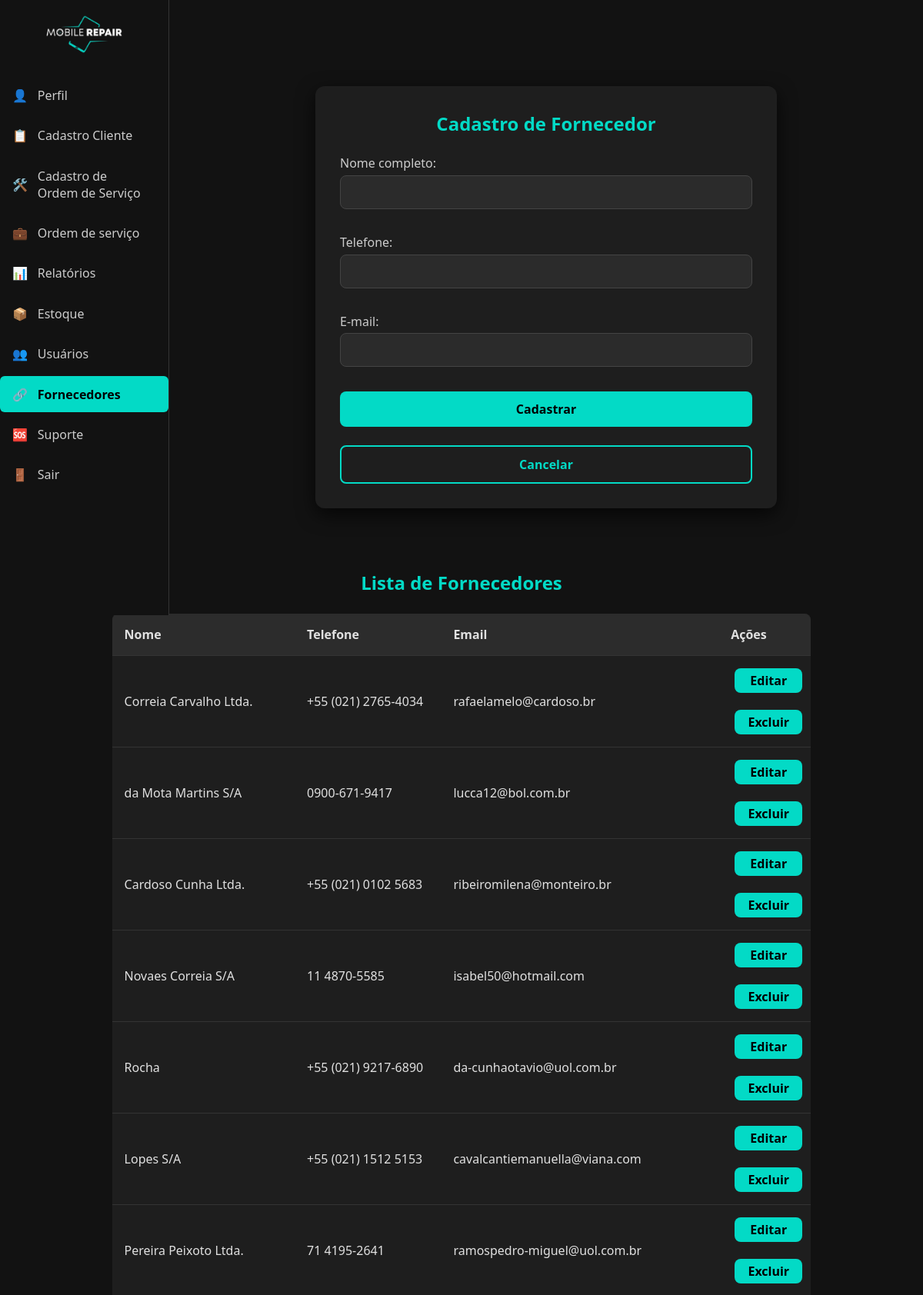
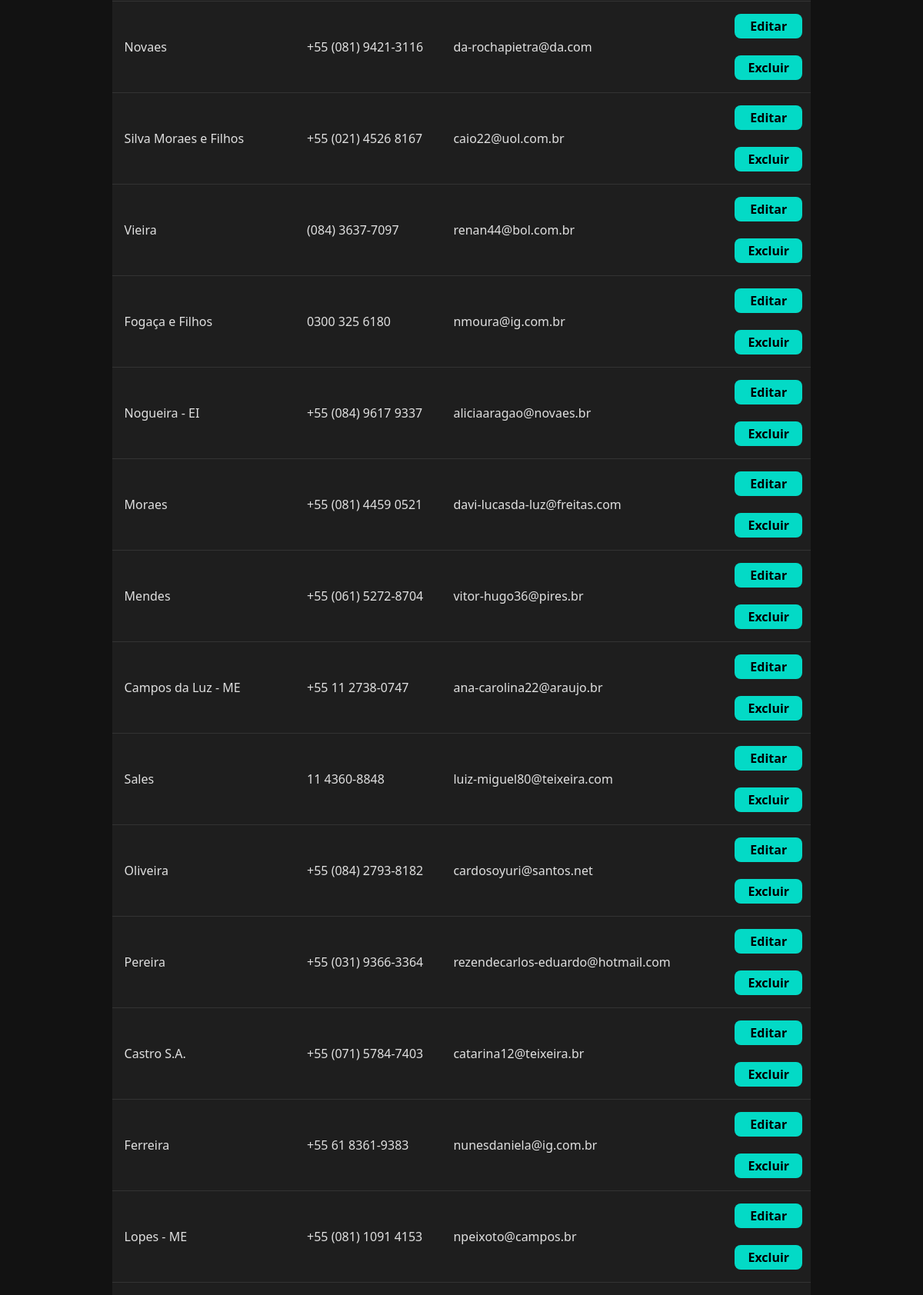
The app's page /fornecedor.php (signed in, upper part) with its own data (2 pictures, top to bottom).
### tables this page shows
CREATE TABLE `fornecedor` (
  `id_fornecedor` int(11) NOT NULL,
  `nome_fornecedor` varchar(100) DEFAULT NULL,
  `telefone` varchar(20) DEFAULT NULL,
  `email` varchar(100) DEFAULT NULL
);

### fornecedor.php (the view, shortened to what this page needs)
<?php
require_once 'conexao.php';
$menus = [
    'Gerente' => [
        ['href' => 'dashboard.php', 'icon' => '👤', 'text' => 'Perfil'],
        ['href' => 'cadastro-cliente.php', 'icon' => '📋', 'text' => 'Cadastro Cliente'],
        ['href' => 'cadastro-ordem_serv.php', 'icon' => '🛠️', 'text' => 'Cadastro de<br>Ordem de Serviço'],
        ['href' => 'ordem_serv.php', 'icon' => '💼', 'text' => 'Ordem de serviço'],
        ['href' => 'relatorio.php', 'icon' => '📊', 'text' => 'Relatórios'],
        ['href' => 'estoque.php', 'icon' => '📦', 'text' => 'Estoque'],
        ['href' => 'usuarios.php', 'icon' => '👥', 'text' => 'Usuários'],
        ['href' => 'fornecedor.php', 'icon' => '🔗', 'text' => 'Fornecedores'],
        ['href' => 'suporte.php', 'icon' => '🆘', 'text' => 'Suporte'],
        ['href' => 'logout.php', 'icon' => '🚪', 'text' => 'Sair']
    ],
    'Atendente' => [
        ['href' => 'dashboard.php', 'icon' => '👤', 'text' => 'Perfil'],
        ['href' => 'cadastro-cliente.php', 'icon' => '📋', 'text' => 'Cadastro Cliente'],
        ['href' => 'cadastro-ordem_serv.php', 'icon' => '🛠️', 'text' => 'Cadastro de<br>Ordem de Serviço'],
        ['href' => 'ordem_serv.php', 'icon' => '💼', 'text' => 'Ordem de serviço'],
        ['href' => 'estoque.php', 'icon' => '📦', 'text' => 'Estoque'],
        ['href' => 'fornecedor.php', 'icon' => '🔗', 'text' => 'Fornecedores'],
        ['href' => 'suporte.php', 'icon' => '🆘', 'text' => 'Suporte'],
        ['href' => 'logout.php', 'icon' => '🚪', 'text' => 'Sair']
    ],
    'Tecnico' => [
        ['href' => 'dashboard.php', 'icon' => '👤', 'text' => 'Perfil'],
        ['href' => 'ordem_serv.php', 'icon' => '💼', 'text' => 'Ordem de serviço'],
        ['href' => 'suporte.php', 'icon' => '🆘', 'text' => 'Suporte'],
        ['href' => 'logout.php', 'icon' => '🚪', 'text' => 'Sair']
    ],
];
$menuItems = isset($_SESSION['cargo']) && isset($menus[$_SESSION['cargo']]) ? $menus[$_SESSION['cargo']] : [];
$sql = "SELECT id_fornecedor, nome_fornecedor, telefone, email FROM fornecedor";
$stmt = $pdo->prepare($sql);
$stmt->execute();
$fornecedores = $stmt->fetchAll(PDO::FETCH_ASSOC);
?>
<!DOCTYPE html>
<html lang="pt-br">
<head>
  <link rel="stylesheet" href="css/fornecedor.css" />
  <link rel="stylesheet" href="css/sidebar.css" />
  <link rel="stylesheet" href="css/form.css" />
</head>
<body>
  <nav class="sidebar">
    <div class="logo">
      <img src="img/logo.png" alt="Logo do sistema">
    </div>
    <ul class="menu">
      <?php foreach ($menuItems as $item): ?>
        <li><a href="<?php echo $item['href']; ?>"><?php echo $item['icon']; ?> <span><?php echo $item['text']; ?></span></a></li>
      <?php endforeach; ?>
    </ul>
  </nav>
  <main class="content">
    <div class="form-container">
      <h2>Cadastro de Fornecedor</h2>
      <form action="fornecedor.php" method="POST">
        <label for="nome_fornecedor">Nome completo:</label>
        <input type="text" id="nome_fornecedor" name="nome_fornecedor" required />
        <label for="telefone">Telefone:</label>
        <input type="tel" id="telefone" name="telefone" required />
        <label for="email">E-mail:</label>
        <input type="email" id="email" name="email" required />
        <div class="form-buttons">
          <button type="submit">Cadastrar</button>
          <button type="button" id="cancelar">Cancelar</button>
        </div>
      </form>
    </div>
  </main>
  <h2>Lista de Fornecedores</h2>
  <div class="tabela-fornecedor">
    <table class="fornecedor-table">
      <thead>
        <tr>
          <th>Nome</th>
          <th>Telefone</th>
          <th>Email</th>
          <th>Ações</th>
        </tr>
      </thead>
      <tbody>
        <?php if (count($fornecedores) > 0): ?>
          <?php foreach ($fornecedores as $fornecedor): ?>
            <tr>
              <td><?php echo htmlspecialchars($fornecedor['nome_fornecedor']); ?></td>
              <td><?php echo htmlspecialchars($fornecedor['telefone']); ?></td>
              <td><?php echo htmlspecialchars($fornecedor['email']); ?></td>
              <td class="action-buttons">
                <button onclick="openEditModal(<?php echo $fornecedor['id_fornecedor']; ?>, '<?php echo htmlspecialchars($fornecedor['nome_fornecedor']); ?>', '<?php echo htmlspecialchars($fornecedor['telefone']); ?>', '<?php echo htmlspecialchars($fornecedor['email']); ?>')">Editar</button>
                <br><br>
                <form action="fornecedor.php" method="POST" style="display:inline;">
                  <button type="submit" onclick="return confirm('Tem certeza que deseja excluir este fornecedor?')">Excluir</button>
                </form>
              </td>
            </tr>
          <?php endforeach; ?>
        <?php else: ?>
          <tr>
            <td colspan="4">Nenhum fornecedor cadastrado.</td>
          </tr>
        <?php endif; ?>
      </tbody>
    </table>
  </div>
</body>
</html>

### css/fornecedor.css (style rules this page uses)
body { background-color: #121212; color: #e0e0e0; font-family: 'Segoe UI', sans-serif; padding: 2rem; }
.form-container { max-width: 600px; margin: 0 auto; background-color: #1e1e1e; padding: 2rem; border-radius: 12px; box-shadow: 0 0 10px rgba(0,0,0,0.5); }
h2 { text-align: center; color: #03dac6; margin-bottom: 1.5rem; }
label { display: block; margin-bottom: 0.5rem; color: #ccc; }
input[type="text"], input[type="email"], input[type="tel"] { width: 100%; padding: 0.75rem; background-color: #2b2b2b; border: 1px solid #444; border-radius: 8px; color: #fff; }
.fornecedor-table { width: 80%; border-collapse: collapse; background-color: #1e1e1e; border-radius: 8px; overflow: hidden; margin: 0 auto; }
.fornecedor-table th, .fornecedor-table td { padding: 1rem; text-align: left; border-bottom: 1px solid #333; }
.fornecedor-table th { background-color: #2c2c2c; }

### css/sidebar.css (style rules this page uses)
.sidebar { position: fixed; top: 0; left: 0; width: 70px; height: 100vh; background-color: #121212; border-right: 1px solid #333; overflow: hidden; transition: width 0.3s ease; z-index: 1000; }
.sidebar .logo { padding: 1.2rem; text-align: center; }
.sidebar .logo img { width: 50px; transition: width 0.3s; }
.sidebar .menu { list-style: none; padding-top: -1rem; padding-left: 0; padding-right: 0; }
.sidebar .menu li { margin: 0.3rem 0; }
.sidebar .menu li a { display: flex; align-items: center; gap: 0.8rem; text-decoration: none; color: #ccc; padding: 0.8rem 1rem; border-radius: 6px; transition: background-color 0.3s, color 0.3s; white-space: nowrap; overflow: hidden; position: relative; }
.sidebar .menu li a span { opacity: 0; visibility: hidden; transition: opacity 0.3s ease; }
.sidebar .menu li a.active { background-color: #03dac6; color: #000; font-weight: bold; }
.content { margin-left: 70px; transition: margin-left 0.3s ease; padding: 2rem; }

### css/form.css (style rules this page uses)
* { margin: 0; padding: 0; box-sizing: border-box; font-family: 'Segoe UI', Tahoma, Geneva, Verdana, sans-serif; }
body { background-color: #121212; color: #e0e0e0; min-height: 100vh; }
.form-container { background-color: #1e1e1e; padding: 2rem; border-radius: 12px; box-shadow: 0 8px 24px rgba(0, 0, 0, 0.7); width: 100%; max-width: 600px; margin: 3rem auto; animation: fadeIn 0.5s ease-in-out; }
h2 { margin-bottom: 1.5rem; color: #03dac6; text-align: center; }
form label { display: block; margin-top: 1rem; margin-bottom: 0.3rem; color: #ccc; }
input, textarea, select { width: 100%; padding: 0.75rem; border: 1px solid #444; border-radius: 8px; background-color: #2b2b2b; color: #fff; margin-bottom: 1rem; }
.form-buttons { display: flex; flex-direction: column; gap: 1.5rem; margin-top: 1rem; }
.form-buttons button[type="submit"] { width: 100%; padding: 0.75rem; background-color: #03dac6; color: #000; font-weight: bold; border: none; border-radius: 8px; font-size: 1rem; cursor: pointer; transition: background-color 0.3s ease; }
.form-buttons button#cancelar { width: 100%; padding: 0.75rem; background-color: transparent; color: #03dac6; font-weight: bold; border: 2px solid #03dac6; border-radius: 8px; font-size: 1rem; cursor: pointer; transition: all 0.3s ease; }
button { width: 100%; padding: 0.75rem; background-color: #03dac6; color: #000; font-weight: bold; border: none; border-radius: 8px; font-size: 1rem; cursor: pointer; transition: background-color 0.3s ease; }

### fornecedor.php (style rules this page uses)
.action-buttons button { margin: 0 5px; padding: 5px 10px; cursor: pointer; }

### records on screen
fornecedor: nome_fornecedor "Correia Carvalho Ltda.", telefone "+55 (021) 2765-4034", email "rafaelamelo@cardoso.br"
fornecedor: nome_fornecedor "da Mota Martins S/A", telefone "0900-671-9417", email "lucca12@bol.com.br"
fornecedor: nome_fornecedor "Cardoso Cunha Ltda.", telefone "+55 (021) 0102 5683", email "ribeiromilena@monteiro.br"
fornecedor: nome_fornecedor "Novaes Correia S/A", telefone "11 4870-5585", email "isabel50@hotmail.com"
fornecedor: nome_fornecedor "Rocha", telefone "+55 (021) 9217-6890", email "da-cunhaotavio@uol.com.br"
fornecedor: nome_fornecedor "Lopes S/A", telefone "+55 (021) 1512 5153", email "cavalcantiemanuella@viana.com"
fornecedor: nome_fornecedor "Pereira Peixoto Ltda.", telefone "71 4195-2641", email "ramospedro-miguel@uol.com.br"
fornecedor: nome_fornecedor "Novaes", telefone "+55 (081) 9421-3116", email "da-rochapietra@da.com"
fornecedor: nome_fornecedor "Silva Moraes e Filhos", telefone "+55 (021) 4526 8167", email "caio22@uol.com.br"
fornecedor: nome_fornecedor "Vieira", telefone "(084) 3637-7097", email "renan44@bol.com.br"
fornecedor: nome_fornecedor "Fogaça e Filhos", telefone "0300 325 6180", email "nmoura@ig.com.br"
fornecedor: nome_fornecedor "Nogueira - EI", telefone "+55 (084) 9617 9337", email "aliciaaragao@novaes.br"
fornecedor: nome_fornecedor "Moraes", telefone "+55 (081) 4459 0521", email "davi-lucasda-luz@freitas.com"
fornecedor: nome_fornecedor "Mendes", telefone "+55 (061) 5272-8704", email "vitor-hugo36@pires.br"
fornecedor: nome_fornecedor "Campos da Luz - ME", telefone "+55 11 2738-0747", email "ana-carolina22@araujo.br"
fornecedor: nome_fornecedor "Sales", telefone "11 4360-8848", email "luiz-miguel80@teixeira.com"
fornecedor: nome_fornecedor "Oliveira", telefone "+55 (084) 2793-8182", email "cardosoyuri@santos.net"
fornecedor: nome_fornecedor "Pereira", telefone "+55 (031) 9366-3364", email "rezendecarlos-eduardo@hotmail.com"
fornecedor: nome_fornecedor "Castro S.A.", telefone "+55 (071) 5784-7403", email "catarina12@teixeira.br"
fornecedor: nome_fornecedor "Ferreira", telefone "+55 61 8361-9383", email "nunesdaniela@ig.com.br"
fornecedor: nome_fornecedor "Lopes - ME", telefone "+55 (081) 1091 4153", email "npeixoto@campos.br"

### other values on screen
$item['icon'] "👤"
$item['text'] "Perfil"
$item['icon'] "📋"
$item['text'] "Cadastro Cliente"
$item['icon'] "🛠️"
$item['text'] "Cadastro de Ordem de Serviço"
$item['icon'] "💼"
$item['text'] "Ordem de serviço"
$item['icon'] "📊"
$item['text'] "Relatórios"
$item['icon'] "📦"
$item['text'] "Estoque"
$item['icon'] "👥"
$item['text'] "Usuários"
$item['icon'] "🔗"
